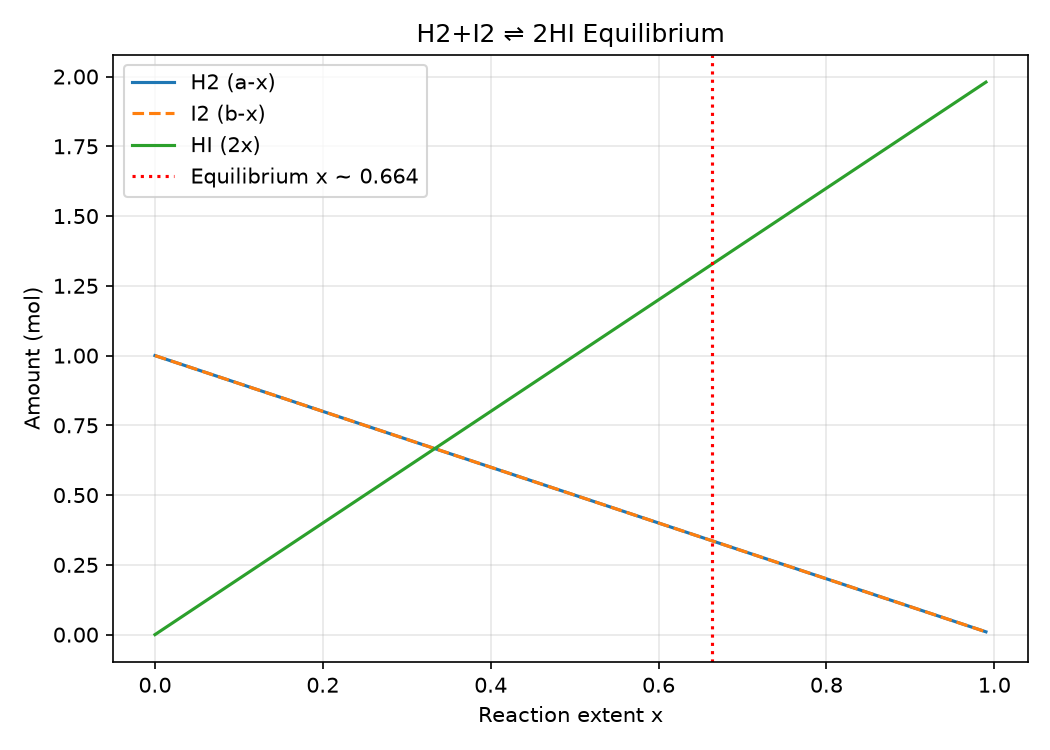

The Python source for this figure:
"""
PW2 Lab B Part 4 -- chemical equilibrium via the equilibrium constant K.

Reaction  H2 + I2 <=> 2 HI, starting from 1 mol H2 and 1 mol I2.
As the reaction proceeds by an extent x:  H2 = 1-x,  I2 = 1-x,  HI = 2x.
At equilibrium the composition satisfies the equilibrium constant
        K = [HI]^2 / ([H2][I2]) = (2x)^2 / ((1-x)(1-x)).
Given K, find the extent x. Solve it TWO ways and compare.
Run:  python equilibrium.py
"""
import numpy as np
import matplotlib.pyplot as plt
from scipy.optimize import newton, minimize

K = 15.6
a = b = 1.0

# TODO 1: write k_imbalance(x) = (2x)^2/((a-x)(b-x)) - K.
#         It equals zero exactly at equilibrium.
def k_imbalance(x):
        return (2*x)**2/((a-x)*(b-x)) - K

# TODO 2 (method 1): use scipy.optimize.newton to find the root of k_imbalance
#         (start x0=0.5). This is root-finding.
x_newton=newton(k_imbalance, x0=0.5)

# TODO 3 (method 2): use scipy.optimize.minimize to minimise k_imbalance(x)**2
#         (method "SLSQP", bounds [(0, 0.999)], x0=[0.5]). Print both answers
#         and confirm they agree.
result_slsqp=minimize(lambda arr: k_imbalance(arr[0])**2, x0=[0.5], method="SLSQP", bounds=[(0, 0.999)])
x_slsqp=result_slsqp.x[0]

print(f"Newton x: {x_newton:.6f}")
print(f"SLSQP x: {x_slsqp:.6f} (agree: {np.isclose(x_newton, x_slsqp)})")

# TODO 4: report the equilibrium amounts (H2, I2, HI), and plot how the three
#         amounts change with the extent x, marking the equilibrium. Save
#         equilibrium.png.
x_eq=x_newton
n_h2=a-x_eq
n_i2=b-x_eq
n_hi=2*x_eq

print(f"Equilibrium amounts: H2={n_h2:.4f} mol, I2={n_i2:.4f} mol, HI={n_hi:.4f} mol")

x_grid=np.linspace(0.0, 0.99, 200)
plt.figure(figsize=(7,5))
plt.plot(x_grid, a-x_grid, label="H2 (a-x)")
plt.plot(x_grid, b-x_grid, "--", label="I2 (b-x)")
plt.plot(x_grid, 2*x_grid, label="HI (2x)")
plt.axvline(x_eq, color="r", linestyle=":", label=f"Equilibrium x ~ {x_eq:.3f}")
plt.xlabel("Reaction extent x")
plt.ylabel("Amount (mol)")
plt.title("H2+I2 ⇌ 2HI Equilibrium")
plt.legend()
plt.grid(True, alpha=0.3)
plt.tight_layout()
plt.savefig("equilibrium.png", dpi=150)
plt.close()
